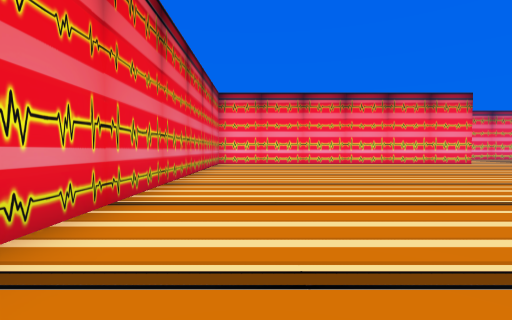
View 1 (above)

24 first-person views from a walk through a 3-D level made in the Unity game engine. The camera is 1.5 m above the floor, tilts 2° down and sees 85° across. The floor is counted in squares, 2.4 m on a side. Each view is taken from the middle of a square. On the plan, view 1 faces up. The plan holds only what a view shows up to about 9 squares ahead; the rest is blank. The place goes on beyond the plan. The player character is not drawn.

View 2
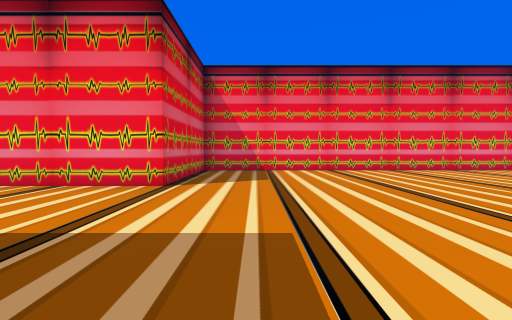

View 3
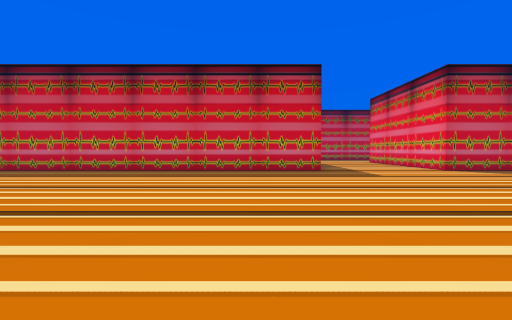

View 4
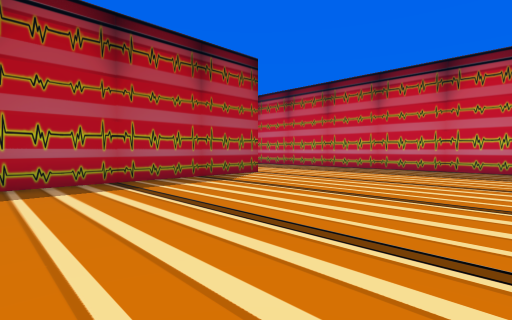

View 5
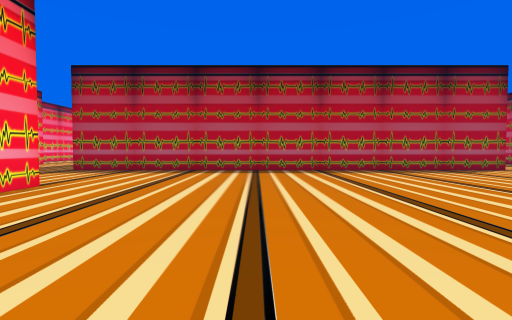

View 6
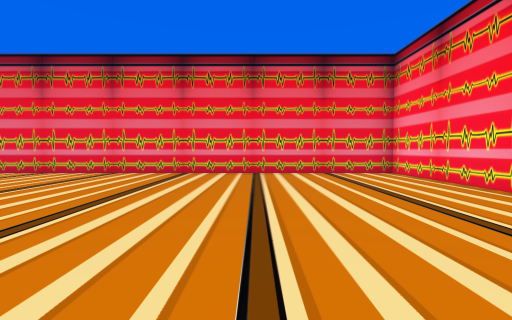

View 7
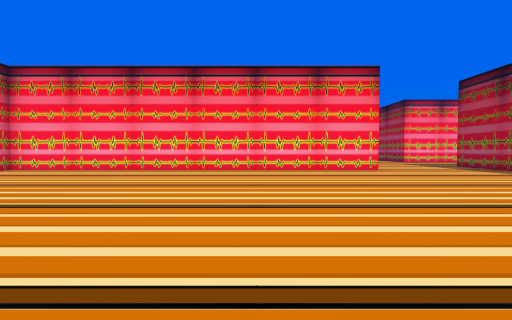

View 8
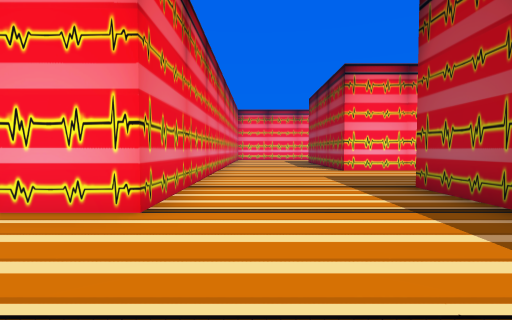

View 9
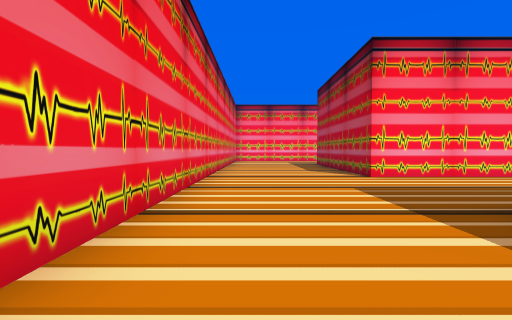

View 10
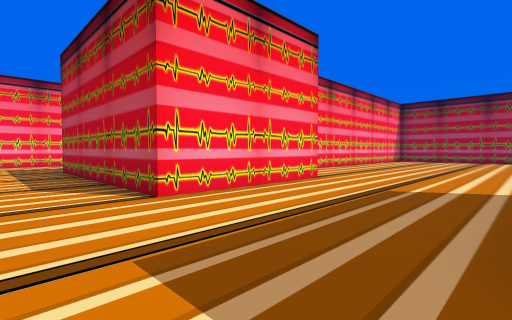

View 11
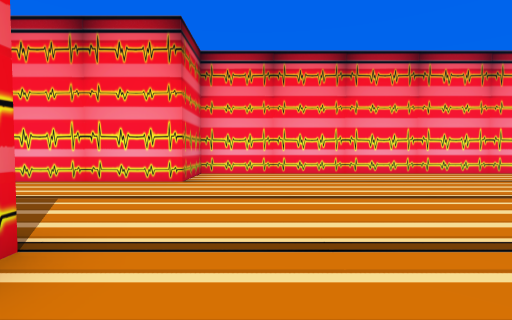

View 12
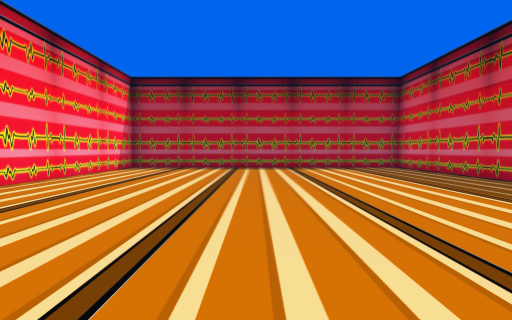

View 13
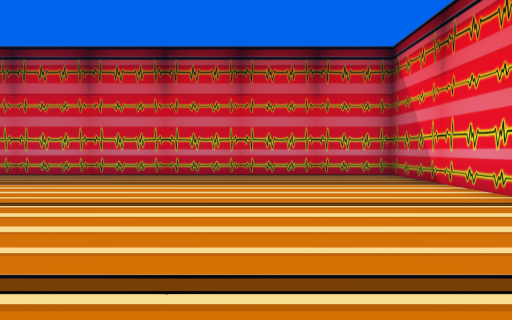

View 14
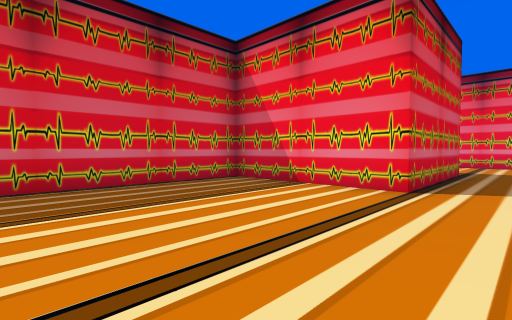

View 15
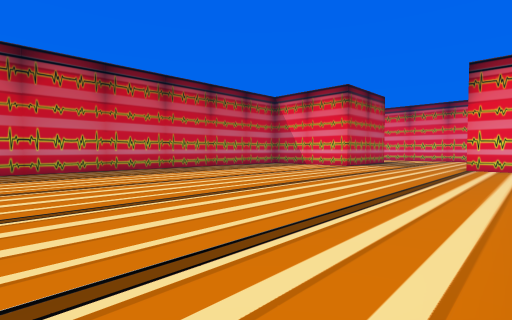

View 16
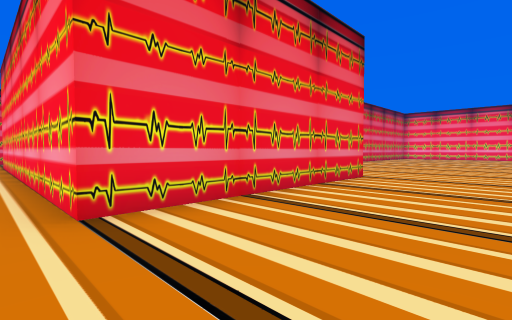

View 17
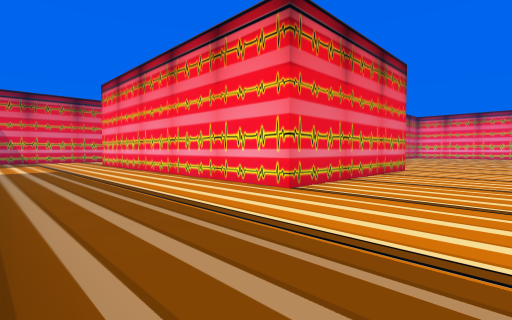

View 18
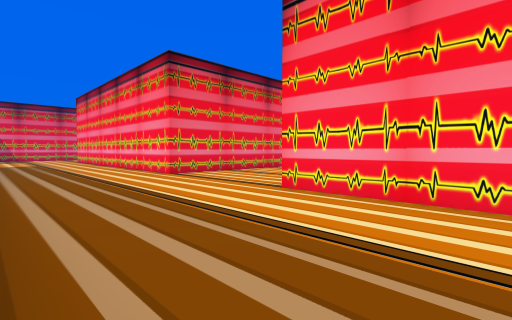

View 19
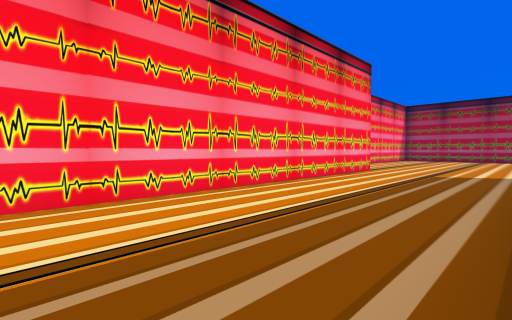

View 20
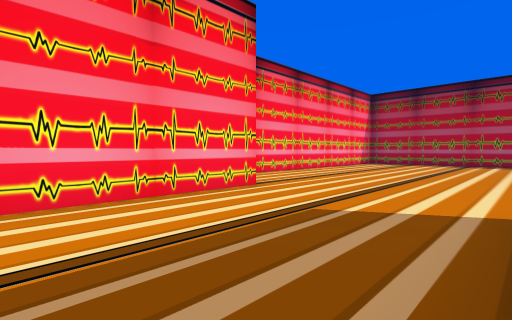

View 21
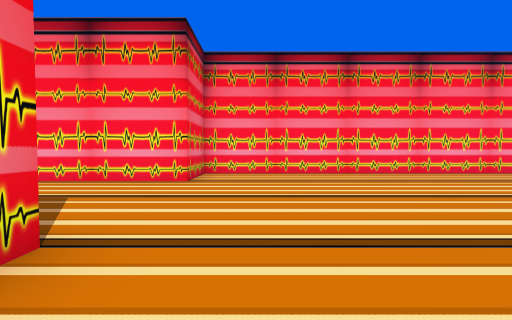

View 22
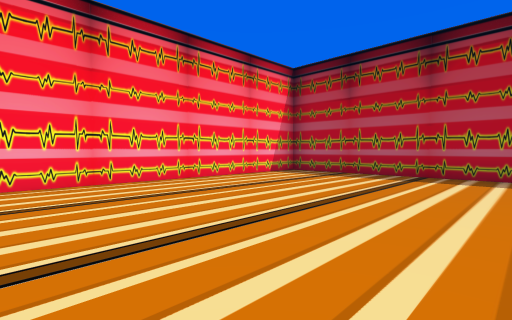

View 23
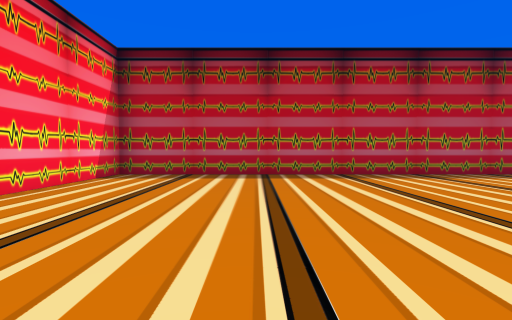

View 24
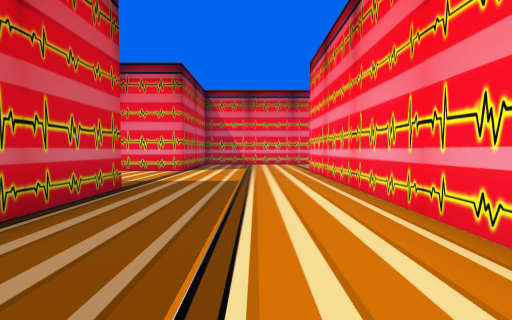

### Floor plan
Points are (right, up) in squares from view 1. A wall is a line through its corners. A room is listed if a view was taken in it or the views show most of it. See-through windows are left out.
Room 1 (views 1, 2, 3, 4, 5, 6, 7, 8, 9, 10, 11, 12, 13, 14, 15)
walls: (13.7, 1.1) (13.7, 14.7) (17.5, 14.7) (17.5, 10.8) (28, 10.8); (6, -2.6) (16, -2.6); (9.8, 21.1) (9.8, 12.8) (-1.7, 12.8) (-1.7, -2.6) (2.2, -2.6) (2.2, -8.4); (28, 20.5) (17.5, 20.5) (17.5, 18.5) (13.7, 18.5) (13.7, 21.5)
ways out: opening at (4, -8.3) to room 2
Room 2 (views 16, 17, 18, 19, 20, 21, 22, 23, 24)
walls: (2.2, -8.4) (-7.4, -8.4); (-3.6, -12.2) (-1.4, -12.2); (15.6, -12.1) (15.6, -12.6); (-8, -12.2) (-7.5, -12.2) (-7.5, -14.1); (25.2, -14.5) (25.2, -6.5) (15.6, -6.5) (15.6, -8.4) (6, -8.4)
ways out: opening at (4, -8.3) to room 1

Where each view was taken, in squares from view 1:
view 1: 0 up, 0 right, facing up
view 2: 1 down, 7 right, facing left
view 3: 6 up, 8 right, facing down
view 4: 7 up, 8 right, facing down-right
view 5: 9 up, 5 right, facing right
view 6: 9 up, 6 right, facing left
view 7: 4 up, 6 right, facing up
view 8: 10 up, 11 right, facing up
view 9: 12 up, 11 right, facing up
view 10: 15 up, 12 right, facing up-right
view 11: 13 up, 19 right, facing up
view 12: 16 up, 19 right, facing right
view 13: 18 up, 21 right, facing down
view 14: 16 up, 22 right, facing down-left
view 15: 20 up, 28 right, facing down-left
view 16: 9 down, 5 right, facing up-left
view 17: 12 down, 5 right, facing up-left
view 18: 12 down, 9 right, facing up-left
view 19: 12 down, 7 right, facing up-right
view 20: 12 down, 12 right, facing up-right
view 21: 14 down, 17 right, facing up
view 22: 12 down, 18 right, facing up-right
view 23: 10 down, 18 right, facing right
view 24: 10 down, 1 right, facing left
